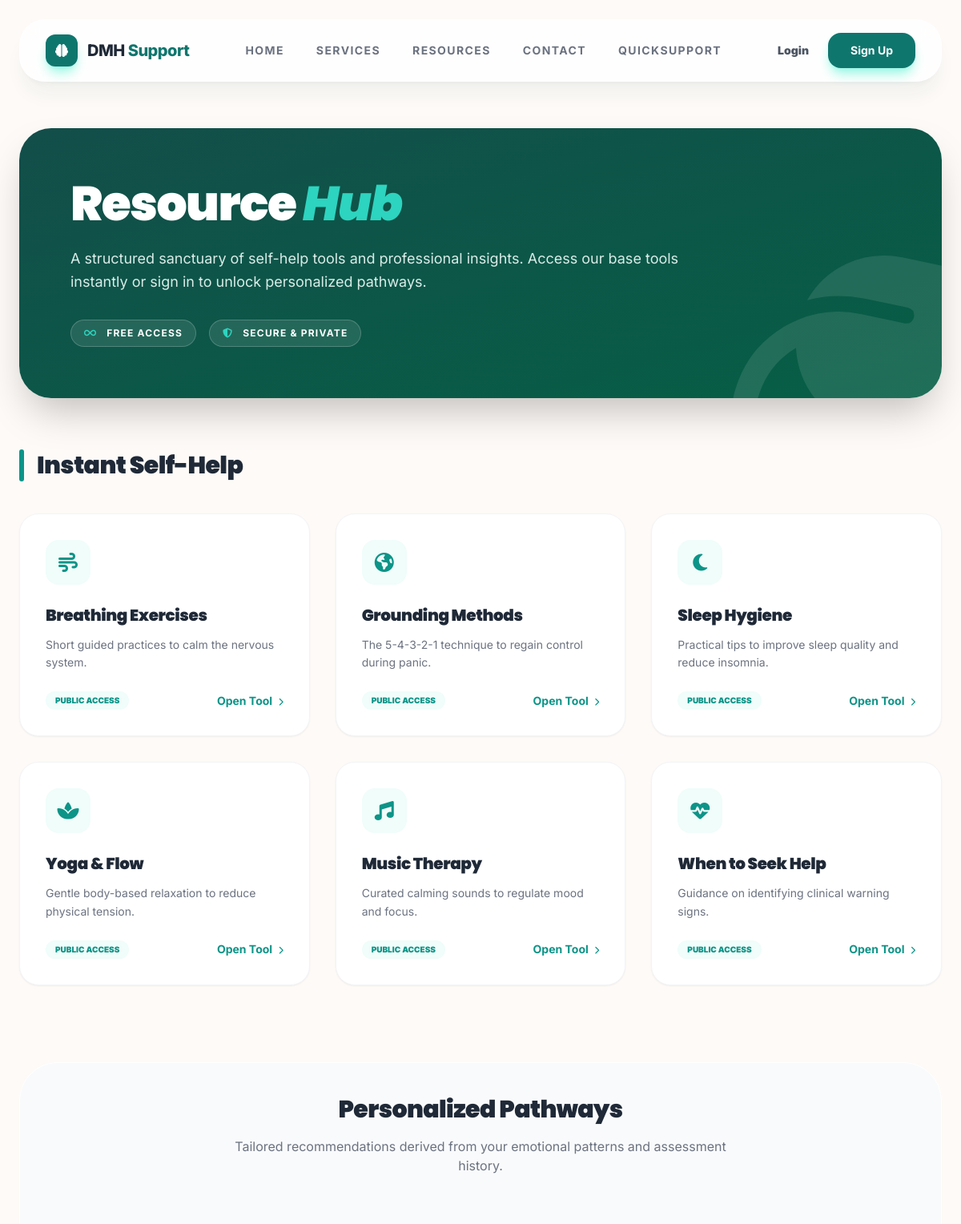
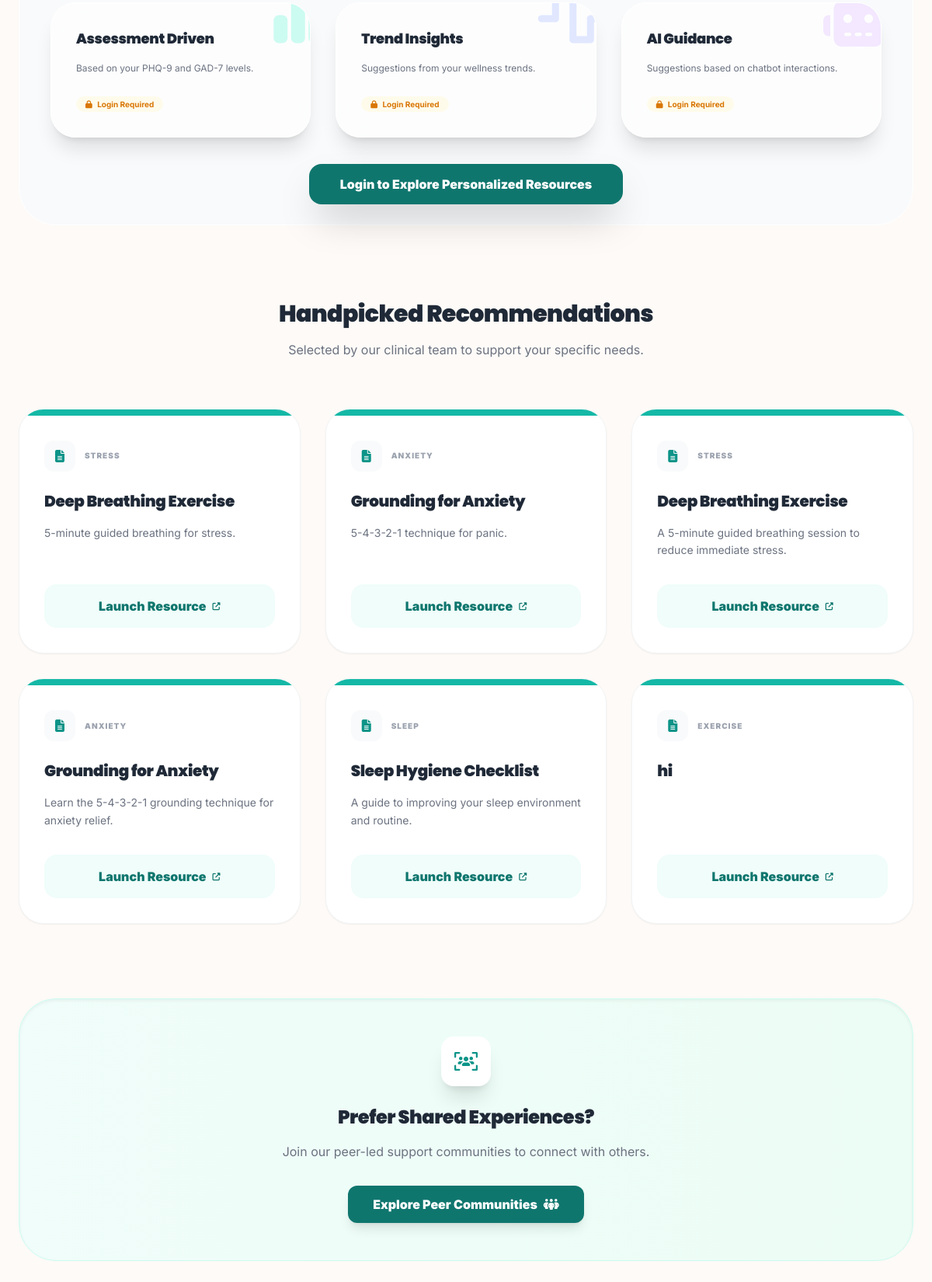
Page /resources/ on the committed database (2 pictures, top to bottom).
### resources/models.py (models this page shows, shortened)
class Resource(models.Model):
    CATEGORY_CHOICES = (
        ('general', 'General'),
        ('stress', 'Stress'),
        ('anxiety', 'Anxiety'),
        ('sleep', 'Sleep'),
        ('depression', 'Depression'),
        ('exam', 'Exam Stress'),
    )
    SEVERITY_CHOICES = (
        ('all', 'All'),
        ('minimal', 'Minimal'),
        ('mild', 'Mild'),
        ('moderate', 'Moderate'),
        ('severe', 'Severe'),
    )
    title = models.CharField(max_length=200)
    description = models.TextField()
    resource_type = models.CharField(max_length=20, default='guide') # video / audio / guide
    link = models.URLField()
    category = models.CharField(max_length=20, choices=CATEGORY_CHOICES)
    severity = models.CharField(max_length=20, choices=SEVERITY_CHOICES, default='all')
    usage_count = models.IntegerField(default=0)

### resources/views.py (the view, shortened to what this page needs)
# urls.py: path('', resources_view, name='resources'),
def resources_view(request):
    severity = None
    instant_tools = [
        {'id': 'Breathing', 'icon': 'fa-wind', 'title': 'Breathing Exercises', 'desc': 'Short guided practices to calm the nervous system.'},
        {'id': 'Grounding', 'icon': 'fa-earth-americas', 'title': 'Grounding Methods', 'desc': 'The 5-4-3-2-1 technique to regain control during panic.'},
        {'id': 'Sleep', 'icon': 'fa-moon', 'title': 'Sleep Hygiene', 'desc': 'Practical tips to improve sleep quality and reduce insomnia.'},
        {'id': 'Yoga', 'icon': 'fa-spa', 'title': 'Yoga & Flow', 'desc': 'Gentle body-based relaxation to reduce physical tension.'},
        {'id': 'Sound', 'icon': 'fa-music', 'title': 'Music Therapy', 'desc': 'Curated calming sounds to regulate mood and focus.'},
        {'id': 'Crisis', 'icon': 'fa-heart-pulse', 'title': 'When to Seek Help', 'desc': 'Guidance on identifying clinical warning signs.'},
    ]
    recommendations = recommend_resources(severity=severity)
    return render(request, 'resources/resources.html', {
        'resources': recommendations,
        'severity': severity,
        'instant_tools': instant_tools,  # Added this
    })

### dashboard/context_processors.py (called while the page is built, shortened)
def notification_context(request):
    return {}

### resources/utils.py (called while the page is built)
def recommend_resources(severity=None, category=None):
    from .models import Resource
    qs = Resource.objects.all()
    if severity:
        qs = qs.filter(severity__in=['all', severity.lower()])
    if category:
        qs = qs.filter(category=category)
    return qs

### templates/resources/resources.html (shortened to what this page needs)
{% extends request.user.is_authenticated|yesno:"base2.html,base.html" %}
{% block content %}
<div class="animate-fade-in max-w-7xl mx-auto pb-20">
    <section class="mb-16 relative overflow-hidden bg-gradient-to-br from-teal-900 to-emerald-800 rounded-[2.5rem] p-10 md:p-16 text-white shadow-2xl">
        <div class="relative z-10 max-w-3xl">
            <h1 class="text-4xl md:text-6xl font-black mb-6 tracking-tight" style="font-family: 'Poppins', sans-serif;">
                Resource <span class="text-teal-400 italic">Hub</span>
            </h1>
            <p class="text-lg text-teal-50 opacity-90 leading-relaxed mb-8">
                A structured sanctuary of self-help tools and professional insights.
                {% if not user.is_authenticated %}
                Access our base tools instantly or sign in to unlock personalized pathways.
                {% else %}
                Welcome, {{ user.username }}. Explore resources specifically curated for your wellness journey.
                {% endif %}
            </p>
            <div class="flex flex-wrap gap-4">
                <span class="bg-white/10 backdrop-blur-md px-4 py-2 rounded-full border border-white/20 text-xs font-bold uppercase tracking-widest">
                    <i class="fa-solid fa-infinity mr-2 text-teal-400"></i> Free Access
                </span>
                <span class="bg-white/10 backdrop-blur-md px-4 py-2 rounded-full border border-white/20 text-xs font-bold uppercase tracking-widest">
                    <i class="fa-solid fa-shield-halved mr-2 text-teal-400"></i> Secure & Private
                </span>
            </div>
        </div>
        <div class="absolute -right-20 -bottom-20 opacity-10 rotate-12">
            <i class="fa-solid fa-leaf text-[20rem]"></i>
        </div>
    </section>
    <section class="mb-24">
        <div class="flex items-center gap-4 mb-10">
            <div class="h-10 w-1.5 bg-teal-600 rounded-full"></div>
            <h2 class="text-3xl font-black text-gray-800">Instant Self-Help</h2>
        </div>
        <div class="grid grid-cols-1 md:grid-cols-2 lg:grid-cols-3 gap-8">
            {% for tool in instant_tools %}
                <div class="group bg-white p-8 rounded-3xl border border-gray-100 shadow-sm hover:shadow-2xl hover:-translate-y-2 transition-all duration-300">
                    <div class="w-14 h-14 bg-teal-50 text-teal-600 rounded-2xl flex items-center justify-center mb-6 group-hover:bg-teal-600 group-hover:text-white transition-all">
                        <i class="fa-solid {{ tool.icon }} text-2xl"></i>
                    </div>
                    <h3 class="text-xl font-black text-gray-800 mb-3">{{ tool.title }}</h3>
                    <p class="text-sm text-gray-500 leading-relaxed mb-6">{{ tool.desc }}</p>
                    <div class="flex items-center justify-between">
                        <span class="text-[10px] font-black uppercase text-teal-600 bg-teal-50 px-3 py-1 rounded-full">Public Access</span>
                        <a href="#" class="text-teal-600 hover:text-teal-800 font-bold text-sm">Open Tool <i class="fa-solid fa-chevron-right text-[10px] ml-1"></i></a>
                    </div>
                </div>
            {% endfor %}
        </div>
    </section>
    <section class="mb-24 bg-gray-50 rounded-[3rem] p-10 border border-white">
        <div class="text-center max-w-2xl mx-auto mb-16">
            <h2 class="text-3xl font-black text-gray-800 mb-4">Personalized Pathways</h2>
            <p class="text-gray-500">Tailored recommendations derived from your emotional patterns and assessment history.</p>
        </div>
        <div class="grid grid-cols-1 md:grid-cols-3 gap-8">
            <div class="bg-white/60 backdrop-blur-xl p-8 rounded-[2rem] border border-white shadow-xl relative overflow-hidden group">
                <i class="fa-solid fa-chart-simple absolute -right-4 -top-4 text-7xl text-teal-100 group-hover:rotate-12 transition-transform"></i>
                <h3 class="text-lg font-black text-gray-800 mb-4">Assessment Driven</h3>
                <p class="text-xs text-gray-500 mb-6">Based on your PHQ-9 and GAD-7 levels.</p>
                {% if not user.is_authenticated %}
                <span class="text-[10px] font-bold text-amber-600 bg-amber-50 px-3 py-1 rounded-full"><i class="fa-solid fa-lock mr-1"></i> Login Required</span>
                {% else %}<span class="text-[10px] font-bold text-emerald-600 bg-emerald-50 px-3 py-1 rounded-full"><i class="fa-solid fa-unlock mr-1"></i> Active</span>{% endif %}
            </div>
            <div class="bg-white/60 backdrop-blur-xl p-8 rounded-[2rem] border border-white shadow-xl relative overflow-hidden group">
                <i class="fa-solid fa-wave-square absolute -right-4 -top-4 text-7xl text-indigo-100 group-hover:rotate-12 transition-transform"></i>
                <h3 class="text-lg font-black text-gray-800 mb-4">Trend Insights</h3>
                <p class="text-xs text-gray-500 mb-6">Suggestions from your wellness trends.</p>
                {% if not user.is_authenticated %}
                <span class="text-[10px] font-bold text-amber-600 bg-amber-50 px-3 py-1 rounded-full"><i class="fa-solid fa-lock mr-1"></i> Login Required</span>
                {% else %}<span class="text-[10px] font-bold text-emerald-600 bg-emerald-50 px-3 py-1 rounded-full"><i class="fa-solid fa-unlock mr-1"></i> Active</span>{% endif %}
            </div>
            <div class="bg-white/60 backdrop-blur-xl p-8 rounded-[2rem] border border-white shadow-xl relative overflow-hidden group">
                <i class="fa-solid fa-robot absolute -right-4 -top-4 text-7xl text-purple-100 group-hover:rotate-12 transition-transform"></i>
                <h3 class="text-lg font-black text-gray-800 mb-4">AI Guidance</h3>
                <p class="text-xs text-gray-500 mb-6">Suggestions based on chatbot interactions.</p>
                {% if not user.is_authenticated %}
                <span class="text-[10px] font-bold text-amber-600 bg-amber-50 px-3 py-1 rounded-full"><i class="fa-solid fa-lock mr-1"></i> Login Required</span>
                {% else %}<span class="text-[10px] font-bold text-emerald-600 bg-emerald-50 px-3 py-1 rounded-full"><i class="fa-solid fa-unlock mr-1"></i> Active</span>{% endif %}
            </div>
        </div>
        {% if not user.is_authenticated %}
        <div class="mt-12 text-center">
            <a href="/auth/login/" class="px-10 py-4 bg-teal-700 text-white font-black rounded-2xl shadow-2xl hover:bg-teal-800 transition-all">
                Login to Explore Personalized Resources
            </a>
        </div>
        {% endif %}
    </section>
    {% if resources %}
    <section class="mb-24">
        <div class="text-center mb-16">
            <h2 class="text-3xl font-black text-gray-800 mb-4">Handpicked Recommendations</h2>
            <p class="text-gray-500">Selected by our clinical team to support your specific needs.</p>
        </div>
        <div class="grid grid-cols-1 md:grid-cols-2 lg:grid-cols-3 gap-8">
            {% for r in resources %}
            <div class="bg-white rounded-[2rem] border border-gray-100 overflow-hidden shadow-sm hover:shadow-2xl transition-all duration-300 flex flex-col">
                <div class="h-2 bg-teal-500 w-full"></div>
                <div class="p-8 flex-1 flex flex-col">
                    <div class="flex items-center gap-3 mb-6">
                        <div class="w-10 h-10 bg-gray-50 rounded-xl flex items-center justify-center text-teal-600"><i class="fa-solid fa-file-lines"></i></div>
                        <span class="text-[10px] font-black uppercase text-gray-400 tracking-widest">{{ r.category }}</span>
                    </div>
                    <h3 class="text-xl font-black text-gray-800 mb-4">{{ r.title }}</h3>
                    <p class="text-sm text-gray-500 leading-relaxed mb-8 flex-1">{{ r.description }}</p>
                    <a href="{{ r.link }}" target="_blank" class="flex items-center justify-center gap-2 w-full py-4 bg-teal-50 text-teal-700 font-black rounded-2xl hover:bg-teal-600 hover:text-white transition-all">
                        Launch Resource <i class="fa-solid fa-up-right-from-square text-[10px]"></i>
                    </a>
                </div>
            </div>
            {% endfor %}
        </div>
    </section>
    {% endif %}
    <section class="bg-gradient-to-r from-teal-50 to-emerald-50 border border-teal-100 rounded-[3rem] p-12 text-center shadow-inner">
        <div class="w-16 h-16 bg-white rounded-2xl flex items-center justify-center text-teal-600 mx-auto mb-6 shadow-xl"><i class="fa-solid fa-users-viewfinder text-2xl"></i></div>
        <h3 class="text-2xl font-black text-gray-800 mb-4">Prefer Shared Experiences?</h3>
        <p class="text-gray-500 mb-8 max-w-lg mx-auto">Join our peer-led support communities to connect with others.</p>
        <a href="/resources/community/" class="inline-flex items-center gap-2 px-8 py-3 bg-teal-700 text-white font-black rounded-xl hover:bg-teal-800 transition shadow-lg">Explore Peer Communities <i class="fa-solid fa-people-group"></i></a>
    </section>
</div>
{% endblock %}

### templates/base.html (style rules this page uses)
:root { --primary: #0f766e; --primary-light: #f0fdfa; --bg-soft: #fdfaf7; }
body { font-family: 'Inter', sans-serif; background-color: var(--bg-soft); color: #374151; scroll-behavior: smooth; }
h1, h2, h3, h4 { font-family: 'Poppins', sans-serif; letter-spacing: -0.02em; }

### templates/resources/resources.html (style rules this page uses)
.animate-fade-in { animation: fade-in 0.8s ease-out forwards; }

### rows in the picture
Resource: category "STRESS", title "Deep Breathing Exercise", description "5-minute guided breathing for stress."
Resource: category "ANXIETY", title "Grounding for Anxiety", description "5-4-3-2-1 technique for panic."
Resource: category "STRESS", title "Deep Breathing Exercise", description "A 5-minute guided breathing session to reduce immediate stress."
Resource: category "ANXIETY", title "Grounding for Anxiety", description "Learn the 5-4-3-2-1 grounding technique for anxiety relief."
Resource: category "SLEEP", title "Sleep Hygiene Checklist", description "A guide to improving your sleep environment and routine."
Resource: category "EXERCISE", title "hi"

### other values in the picture
{{ tool.title }} "Breathing Exercises" "Grounding Methods" "Sleep Hygiene" "Yoga & Flow" "Music Therapy" "When to Seek Help"
{{ tool.desc }} "Short guided practices to calm the nervous system." "The 5-4-3-2-1 technique to regain control during panic." "Practical tips to improve sleep quality and reduce insomnia." "Gentle body-based relaxation to reduce physical tension." "Curated calming sounds to regulate mood and focus." "Guidance on identifying clinical warning signs."
